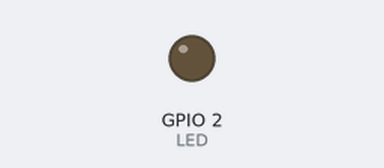
This sketch was run on a simulated ESP32. Parts: output pins drawn as LEDs (lit = HIGH).

Above: at 1.5 s.
At 6.0 s:
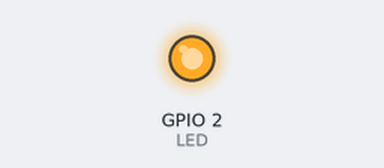
Timing chart, 0 to 11.7 s (numbered marks = the images above):
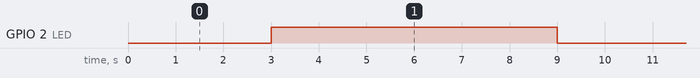

Measured:
- by itself, GPIO 2 (LED): alternates HIGH for 6.0 s and LOW for 3.0 s

The sketch:

Test_ESP32_12_12_23.ino
```cpp
#define LED 2


void setup() {
  pinMode(LED, OUTPUT);
}

void loop() {

  delay(3000);
  digitalWrite(LED, HIGH);
  delay(6000);
  digitalWrite(LED, LOW);

}
```
